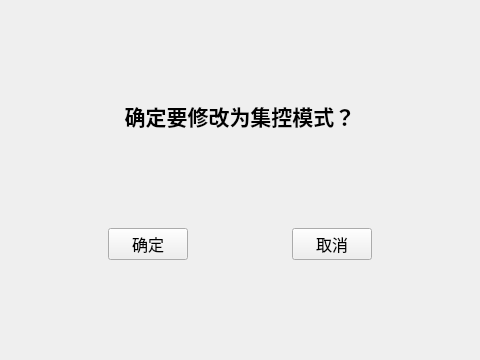
<?xml version="1.0" encoding="UTF-8"?>
<ui version="4.0">
 <class>Form</class>
 <widget class="QWidget" name="Form">
  <property name="geometry">
   <rect>
    <x>0</x>
    <y>0</y>
    <width>480</width>
    <height>360</height>
   </rect>
  </property>
  <property name="sizePolicy">
   <sizepolicy hsizetype="Fixed" vsizetype="Fixed">
    <horstretch>0</horstretch>
    <verstretch>0</verstretch>
   </sizepolicy>
  </property>
  <property name="minimumSize">
   <size>
    <width>480</width>
    <height>360</height>
   </size>
  </property>
  <property name="maximumSize">
   <size>
    <width>480</width>
    <height>360</height>
   </size>
  </property>
  <property name="windowTitle">
   <string>自动控制</string>
  </property>
  <layout class="QGridLayout" name="gridLayout_2">
   <item row="0" column="0">
    <layout class="QGridLayout" name="gridLayout">
     <item row="0" column="0">
      <spacer name="verticalSpacer_3">
       <property name="orientation">
        <enum>Qt::Vertical</enum>
       </property>
       <property name="sizeHint" stdset="0">
        <size>
         <width>20</width>
         <height>40</height>
        </size>
       </property>
      </spacer>
     </item>
     <item row="1" column="0">
      <widget class="QLabel" name="label">
       <property name="font">
        <font>
         <family>Microsoft YaHei</family>
         <pointsize>12</pointsize>
        </font>
       </property>
       <property name="text">
        <string>&lt;html&gt;&lt;head/&gt;&lt;body&gt;&lt;p&gt;&lt;span style=&quot; font-size:16pt; font-weight:600;&quot;&gt;确定要修改为集控模式？&lt;/span&gt;&lt;/p&gt;&lt;/body&gt;&lt;/html&gt;</string>
       </property>
       <property name="alignment">
        <set>Qt::AlignCenter</set>
       </property>
      </widget>
     </item>
     <item row="2" column="0">
      <spacer name="verticalSpacer_2">
       <property name="orientation">
        <enum>Qt::Vertical</enum>
       </property>
       <property name="sizeHint" stdset="0">
        <size>
         <width>20</width>
         <height>40</height>
        </size>
       </property>
      </spacer>
     </item>
     <item row="3" column="0">
      <layout class="QHBoxLayout" name="horizontalLayout" stretch="0,0,0,0,0">
       <item>
        <spacer name="horizontalSpacer_2">
         <property name="orientation">
          <enum>Qt::Horizontal</enum>
         </property>
         <property name="sizeHint" stdset="0">
          <size>
           <width>40</width>
           <height>20</height>
          </size>
         </property>
        </spacer>
       </item>
       <item>
        <widget class="QPushButton" name="btn_confirm">
         <property name="font">
          <font>
           <family>Microsoft YaHei</family>
           <pointsize>12</pointsize>
          </font>
         </property>
         <property name="text">
          <string>确定</string>
         </property>
        </widget>
       </item>
       <item>
        <spacer name="horizontalSpacer">
         <property name="orientation">
          <enum>Qt::Horizontal</enum>
         </property>
         <property name="sizeHint" stdset="0">
          <size>
           <width>40</width>
           <height>20</height>
          </size>
         </property>
        </spacer>
       </item>
       <item>
        <widget class="QPushButton" name="btn_cancel">
         <property name="font">
          <font>
           <family>Microsoft YaHei</family>
           <pointsize>12</pointsize>
          </font>
         </property>
         <property name="text">
          <string>取消</string>
         </property>
        </widget>
       </item>
       <item>
        <spacer name="horizontalSpacer_3">
         <property name="orientation">
          <enum>Qt::Horizontal</enum>
         </property>
         <property name="sizeHint" stdset="0">
          <size>
           <width>40</width>
           <height>20</height>
          </size>
         </property>
        </spacer>
       </item>
      </layout>
     </item>
     <item row="4" column="0">
      <spacer name="verticalSpacer">
       <property name="orientation">
        <enum>Qt::Vertical</enum>
       </property>
       <property name="sizeHint" stdset="0">
        <size>
         <width>20</width>
         <height>40</height>
        </size>
       </property>
      </spacer>
     </item>
    </layout>
   </item>
  </layout>
 </widget>
 <resources/>
 <connections/>
</ui>
